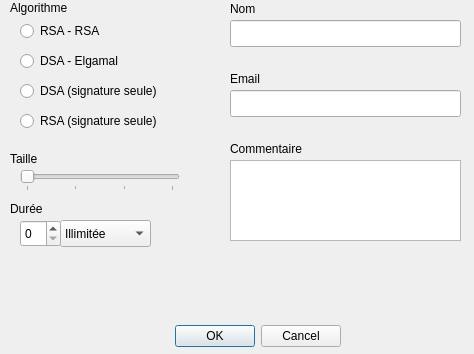
<?xml version="1.0" encoding="UTF-8"?>
<ui version="4.0">
 <class>Key_creation</class>
 <widget class="QDialog" name="Key_creation">
  <property name="geometry">
   <rect>
    <x>0</x>
    <y>0</y>
    <width>474</width>
    <height>354</height>
   </rect>
  </property>
  <property name="windowTitle">
   <string>Création de clé</string>
  </property>
  <widget class="QDialogButtonBox" name="buttonBox">
   <property name="geometry">
    <rect>
     <x>0</x>
     <y>320</y>
     <width>341</width>
     <height>32</height>
    </rect>
   </property>
   <property name="orientation">
    <enum>Qt::Horizontal</enum>
   </property>
   <property name="standardButtons">
    <set>QDialogButtonBox::Cancel|QDialogButtonBox::Ok</set>
   </property>
   <property name="centerButtons">
    <bool>false</bool>
   </property>
  </widget>
  <widget class="QLabel" name="label">
   <property name="geometry">
    <rect>
     <x>10</x>
     <y>0</y>
     <width>71</width>
     <height>16</height>
    </rect>
   </property>
   <property name="text">
    <string>Algorithme</string>
   </property>
  </widget>
  <widget class="QRadioButton" name="radioButton">
   <property name="geometry">
    <rect>
     <x>20</x>
     <y>20</y>
     <width>102</width>
     <height>22</height>
    </rect>
   </property>
   <property name="text">
    <string>RSA - RSA</string>
   </property>
  </widget>
  <widget class="QRadioButton" name="radioButton_2">
   <property name="geometry">
    <rect>
     <x>20</x>
     <y>50</y>
     <width>111</width>
     <height>22</height>
    </rect>
   </property>
   <property name="text">
    <string>DSA - Elgamal</string>
   </property>
  </widget>
  <widget class="QRadioButton" name="radioButton_3">
   <property name="geometry">
    <rect>
     <x>20</x>
     <y>80</y>
     <width>161</width>
     <height>22</height>
    </rect>
   </property>
   <property name="text">
    <string>DSA (signature seule)</string>
   </property>
  </widget>
  <widget class="QRadioButton" name="radioButton_4">
   <property name="geometry">
    <rect>
     <x>20</x>
     <y>110</y>
     <width>151</width>
     <height>22</height>
    </rect>
   </property>
   <property name="text">
    <string>RSA (signature seule)</string>
   </property>
  </widget>
  <widget class="QSlider" name="horizontalSlider">
   <property name="geometry">
    <rect>
     <x>20</x>
     <y>170</y>
     <width>160</width>
     <height>21</height>
    </rect>
   </property>
   <property name="toolTip">
    <string/>
   </property>
   <property name="toolTipDuration">
    <number>5</number>
   </property>
   <property name="autoFillBackground">
    <bool>false</bool>
   </property>
   <property name="minimum">
    <number>1024</number>
   </property>
   <property name="maximum">
    <number>4096</number>
   </property>
   <property name="singleStep">
    <number>1024</number>
   </property>
   <property name="orientation">
    <enum>Qt::Horizontal</enum>
   </property>
   <property name="tickPosition">
    <enum>QSlider::TicksBelow</enum>
   </property>
   <property name="tickInterval">
    <number>1024</number>
   </property>
  </widget>
  <widget class="QLabel" name="label_2">
   <property name="geometry">
    <rect>
     <x>10</x>
     <y>150</y>
     <width>71</width>
     <height>17</height>
    </rect>
   </property>
   <property name="text">
    <string>Taille</string>
   </property>
  </widget>
  <widget class="QLabel" name="label_3">
   <property name="geometry">
    <rect>
     <x>10</x>
     <y>200</y>
     <width>55</width>
     <height>17</height>
    </rect>
   </property>
   <property name="text">
    <string>Durée</string>
   </property>
  </widget>
  <widget class="QComboBox" name="comboBox">
   <property name="enabled">
    <bool>true</bool>
   </property>
   <property name="geometry">
    <rect>
     <x>60</x>
     <y>220</y>
     <width>91</width>
     <height>27</height>
    </rect>
   </property>
   <item>
    <property name="text">
     <string>Illimitée</string>
    </property>
   </item>
   <item>
    <property name="text">
     <string>Jour(s)</string>
    </property>
   </item>
   <item>
    <property name="text">
     <string>Semaine(s)</string>
    </property>
   </item>
   <item>
    <property name="text">
     <string>Mois</string>
    </property>
   </item>
   <item>
    <property name="text">
     <string>Année(s)</string>
    </property>
   </item>
  </widget>
  <widget class="QSpinBox" name="spinBox">
   <property name="geometry">
    <rect>
     <x>20</x>
     <y>220</y>
     <width>41</width>
     <height>27</height>
    </rect>
   </property>
  </widget>
  <widget class="QLabel" name="label_4">
   <property name="geometry">
    <rect>
     <x>230</x>
     <y>0</y>
     <width>55</width>
     <height>17</height>
    </rect>
   </property>
   <property name="text">
    <string>Nom</string>
   </property>
  </widget>
  <widget class="QLabel" name="label_6">
   <property name="geometry">
    <rect>
     <x>230</x>
     <y>70</y>
     <width>55</width>
     <height>17</height>
    </rect>
   </property>
   <property name="text">
    <string>Email</string>
   </property>
  </widget>
  <widget class="QLabel" name="label_7">
   <property name="geometry">
    <rect>
     <x>230</x>
     <y>140</y>
     <width>91</width>
     <height>17</height>
    </rect>
   </property>
   <property name="text">
    <string>Commentaire</string>
   </property>
  </widget>
  <widget class="QLineEdit" name="lineEdit">
   <property name="geometry">
    <rect>
     <x>230</x>
     <y>20</y>
     <width>231</width>
     <height>27</height>
    </rect>
   </property>
  </widget>
  <widget class="QLineEdit" name="lineEdit_3">
   <property name="geometry">
    <rect>
     <x>230</x>
     <y>90</y>
     <width>231</width>
     <height>27</height>
    </rect>
   </property>
  </widget>
  <widget class="QTextEdit" name="textEdit">
   <property name="geometry">
    <rect>
     <x>230</x>
     <y>160</y>
     <width>231</width>
     <height>81</height>
    </rect>
   </property>
  </widget>
 </widget>
 <resources/>
 <connections>
  <connection>
   <sender>buttonBox</sender>
   <signal>accepted()</signal>
   <receiver>Key_creation</receiver>
   <slot>accept()</slot>
   <hints>
    <hint type="sourcelabel">
     <x>248</x>
     <y>254</y>
    </hint>
    <hint type="destinationlabel">
     <x>157</x>
     <y>274</y>
    </hint>
   </hints>
  </connection>
  <connection>
   <sender>buttonBox</sender>
   <signal>rejected()</signal>
   <receiver>Key_creation</receiver>
   <slot>reject()</slot>
   <hints>
    <hint type="sourcelabel">
     <x>316</x>
     <y>260</y>
    </hint>
    <hint type="destinationlabel">
     <x>286</x>
     <y>274</y>
    </hint>
   </hints>
  </connection>
 </connections>
</ui>
